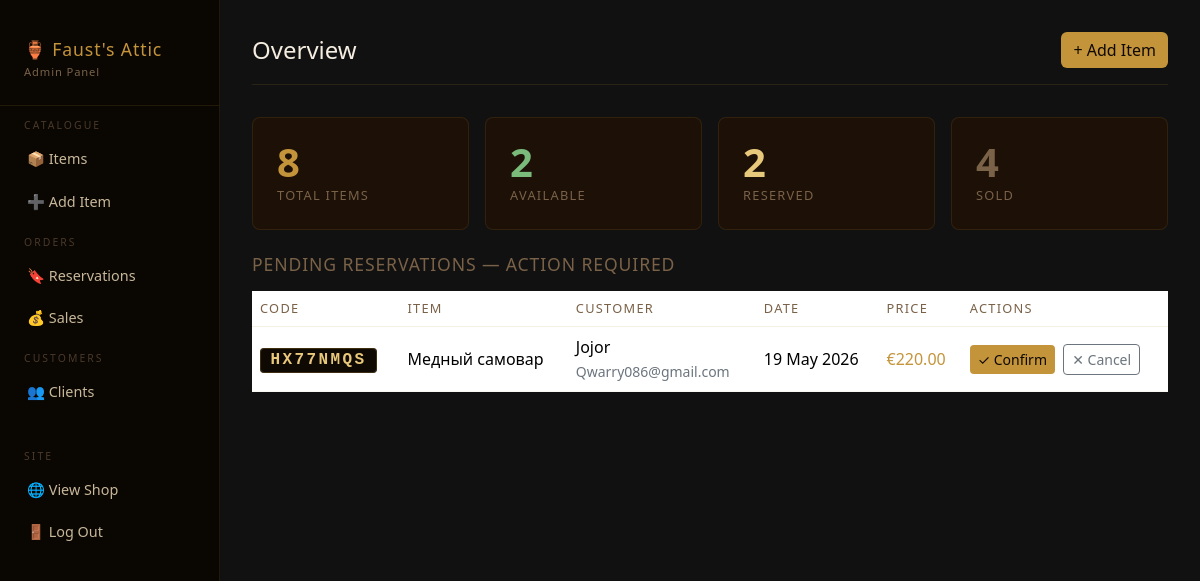
Page /dashboard/ (signed in) on the committed database.
### accounts/models.py (models this page shows, shortened)
class Reservation(models.Model):
    STATUS_CHOICES = [
        ('pending',   'Awaiting pickup'),
        ('confirmed', 'Confirmed / Paid'),
        ('cancelled', 'Cancelled'),
    ]
    user       = models.ForeignKey(User, on_delete=models.CASCADE, related_name='reservations')
    item_id    = models.CharField(max_length=50)
    item_name  = models.CharField(max_length=200)
    item_price = models.DecimalField(max_digits=10, decimal_places=2)
    code       = models.CharField(max_length=8, default=generate_code, unique=True)
    created_at = models.DateTimeField(auto_now_add=True)
    status     = models.CharField(max_length=20, choices=STATUS_CHOICES, default='pending')
    class Meta:
        ordering = ['-created_at']

### dashboard/views.py (the view)
# urls.py: path('',                              views.overview,            name='dashboard'),
@staff_member_required(login_url='/accounts/login/')
def overview(request):
    all_items   = get_items(show_sold=True)
    available   = [i for i in all_items if not i.get('is_sold') and not i.get('is_reserved')]
    reserved    = [i for i in all_items if i.get('is_reserved')]
    sold        = [i for i in all_items if i.get('is_sold')]
    pending_res = Reservation.objects.filter(status='pending').select_related('user')
    return render(request, 'dashboard/overview.html', {
        'counts': {
            'total':     len(all_items),
            'available': len(available),
            'reserved':  len(reserved),
            'sold':      len(sold),
        },
        'pending_reservations': pending_res,
    })

### catalog/data_service.py (called while the page is built)
def _load(filename):
    path = DATA_DIR / filename
    if not path.exists():
        return []
    with open(path, encoding="utf-8") as f:
        return json.load(f)

def get_items(category=None, era=None, max_price=None, show_sold=False):
    items = _load("items.json")
    if not show_sold:
        items = [i for i in items if not i.get("is_sold")]
    if category:
        items = [i for i in items if i.get("category") == category]
    if era:
        items = [i for i in items if i.get("era") == era]
    if max_price:
        items = [i for i in items if i.get("sell_price", 0) <= float(max_price)]
    return items

### dashboard/templates/dashboard/overview.html (shortened to what this page needs)
{% extends "dashboard/base.html" %}
{% block content %}
<div class="topbar">
  <h1>Overview</h1>
  <a href="{% url 'dashboard_item_add' %}" class="btn btn-gold">+ Add Item</a>
</div>
<div class="row g-3 mb-4">
  <div class="col-6 col-md-3">
    <div class="stat-card">
      <div class="stat-num">{{ counts.total }}</div>
      <div class="stat-label">Total Items</div>
    </div>
  </div>
  <div class="col-6 col-md-3">
    <div class="stat-card">
      <div class="stat-num" style="color:#7aba7a;">{{ counts.available }}</div>
      <div class="stat-label">Available</div>
    </div>
  </div>
  <div class="col-6 col-md-3">
    <div class="stat-card">
      <div class="stat-num" style="color:#e8c87a;">{{ counts.reserved }}</div>
      <div class="stat-label">Reserved</div>
    </div>
  </div>
  <div class="col-6 col-md-3">
    <div class="stat-card">
      <div class="stat-num" style="color:#7a6248;">{{ counts.sold }}</div>
      <div class="stat-label">Sold</div>
    </div>
  </div>
</div>
<h2 class="mb-3" style="font-size:1.1rem; color:#7a6248; letter-spacing:.05em;">
  PENDING RESERVATIONS — ACTION REQUIRED
</h2>
{% if pending_reservations %}
<div class="table-responsive">
  <table class="table">
    <thead>
      <tr>
        <th>Code</th>
        <th>Item</th>
        <th>Customer</th>
        <th>Date</th>
        <th>Price</th>
        <th>Actions</th>
      </tr>
    </thead>
    <tbody>
      {% for r in pending_reservations %}
      <tr>
        <td><span class="code-pill">{{ r.code }}</span></td>
        <td>{{ r.item_name }}</td>
        <td>
          {{ r.user.username }}<br>
          <small class="text-secondary">{{ r.user.email }}</small>
        </td>
        <td>{{ r.created_at|date:"d M Y" }}</td>
        <td style="color:#c4943a;">€{{ r.item_price }}</td>
        <td>
          <a href="{% url 'dashboard_res_confirm' r.pk %}"
             class="btn btn-gold btn-sm me-1"
             onclick="return confirm('Mark as paid and sold?')">✓ Confirm</a>
          <a href="{% url 'dashboard_res_cancel' r.pk %}"
             class="btn btn-outline-secondary btn-sm"
             onclick="return confirm('Cancel this reservation?')">✕ Cancel</a>
        </td>
      </tr>
      {% endfor %}
    </tbody>
  </table>
</div>
{% else %}
  <p class="text-secondary">No pending reservations. 🎉</p>
{% endif %}
{% endblock %}

### dashboard/templates/dashboard/base.html (style rules this page uses)
body { background:#111; color:#f5ede0; min-height:100vh; }
.topbar { display:flex; justify-content:space-between; align-items:center; margin-bottom:2rem; padding-bottom:1rem; border-bottom:1px solid #c4943a22; }
.topbar h1 { font-size:1.5rem; color:#f5ede0; margin:0; }
.stat-card { background:#1c1007; border:1px solid #c4943a22; border-radius:8px; padding:1.5rem; }
.stat-card .stat-num { font-size:2.5rem; font-weight:700; color:#c4943a; line-height:1; }
.stat-card .stat-label { font-size:.8rem; color:#7a6248; letter-spacing:.1em; text-transform:uppercase; margin-top:.25rem; }
.table { color:#f5ede0; }
.table thead th { color:#7a6248; font-size:.8rem; letter-spacing:.1em; text-transform:uppercase; border-color:#c4943a22; font-weight:400; }
.table td { border-color:#c4943a11; vertical-align:middle; }
.btn-gold { background:#c4943a; color:#0f0904; border:none; }
.code-pill { font-family:monospace; font-size:1rem; font-weight:700; color:#e8c87a; letter-spacing:.15em; background:#0f0904; border:1px solid #c4943a44; padding:.15rem .6rem; border-radius:4px; }

### rows in the picture
Reservation: code "HX77NMQS", item_name "Медный самовар", user.username "Jojor", user.email "Qwarry086@gmail.com", created_at "19 May 2026", item_price "220.00"

### other values in the picture
{{ counts.total }} "8"
{{ counts.available }} "2"
{{ counts.reserved }} "2"
{{ counts.sold }} "4"
